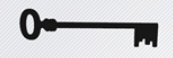
%> input picture Picture_homework1/2.jpg, 173 x 58 px
$ octave --eval "result = test;"   (GNU Octave 9; MATLAB toolbox functions it lacks are replaced by stand-ins)
%> lines starting %> are read from the running program, lines starting %| are printed output that depends on the picture; in (x1, y1, x2, y2) boxes, pixels count from 0 and x2, y2 are one past the last pixel; in counts of white or black regions, pixels touching at a corner belong together; the program's own positions count from 1
function metric1=test
RGB = imread('2.jpg');
%> RGB is the input picture: size 58x173x3 uint8; mean R, G, B 200.4, 201.1, 204.3
I = rgb2gray(RGB);
threshold = graythresh(I);
%> threshold = 0.518
bw = im2bw(I,threshold);
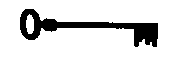
%> bw: size 58x173 logical; 84.6% white; 1 black region, box (x1, y1, x2, y2) and area: (20, 9, 158, 47) 1548
bw=~bw;
bw = bwareaopen(bw,30);
se = strel('disk',2);
bw = imclose(bw,se);
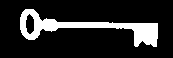
%> bw: size 58x173 logical; 15.7% white; 1 white region, box (x1, y1, x2, y2) and area: (20, 9, 158, 47) 1577
bw = imfill(bw,'holes');
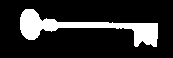
%> bw: size 58x173 logical; 17% white; 1 white region, box (x1, y1, x2, y2) and area: (20, 9, 158, 47) 1702
[B,L] = bwboundaries(bw,'noholes');
%> B = 1 boundary; box (x1, y1, x2, y2) and points: (20, 9, 158, 47) 337
figure;imshow(bw);title('测试图');
hold on

  boundary = B{1};
%> boundary = 337 rows, first 12: [18 21; 17 22; 16 22; 15 22; 14 23; 13 23; 12 24; 11 25; 10 26; 10 27; 10 28; 10 29]
  plot(boundary(:,2), boundary(:,1), 'w', 'LineWidth', 2)

stats = regionprops(L,'Area','Centroid');
%> stats = 1 region; Area and Centroid: 1702 [85.8 28.1]
    boundary = B{1};
    delta_sq = diff(boundary).^2;
%> delta_sq = 336 rows, first 12: [1 1; 1 0; 1 0; 1 1; 1 0; 1 1; 1 1; 1 1; 0 1; 0 1; 0 1; 0 1]
    %周长
    perimeter = sum(sqrt(sum(delta_sq,2)));
%> perimeter = 364.2
    %面积
    area = stats.Area;
%> area = 1702
    %圆形度
    metric1 = 4*pi*area/perimeter^2;
%> metric1 = 0.161
%> `result = test;`:
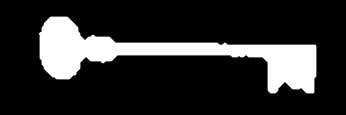
%> figure redrawn from the program's plot data; shown 2 times larger; its title reads '测试图'

$ run again, with Picture_homework1/6.jpg copied over Picture_homework1/2.jpg
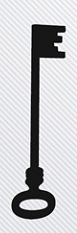
%> input picture Picture_homework1/6.jpg, 77 x 233 px
%> in test, RGB is the input picture: size 233x77x3 uint8; mean R, G, B 196.6, 197.2, 200.3
%> threshold = 0.506
%> in test, `bw = im2bw(I,threshold);`:
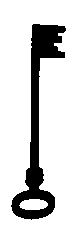
%> bw: size 233x77 logical; 82.9% white; 1 black region, box (x1, y1, x2, y2) and area: (11, 24, 66, 220) 3059
%> L: size 233x77 double; values 0 (black) and 1 (white), 18.7% white; 1 white region, box (x1, y1, x2, y2) and area: (11, 24, 66, 220) 3348
%> B = 1 boundary; box (x1, y1, x2, y2) and points: (11, 24, 66, 220) 484
%> boundary = 484 rows, first 12: [206 12; 205 13; 204 13; 203 13; 202 13; 201 13; 200 14; 199 14; 198 15; 197 16; 196 17; 195 18]
%> stats = 1 region; Area and Centroid: 3348 [38.5 127.6]
%> delta_sq = 483 rows, first 12: [1 1; 1 0; 1 0; 1 0; 1 0; 1 1; 1 0; 1 1; 1 1; 1 1; 1 1; 0 1]
%> perimeter = 521.5
%> area = 3348
%> metric1 = 0.155
%> `result = test;`:
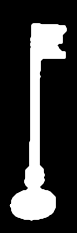
%> figure redrawn from the program's plot data; its title reads '测试图'
